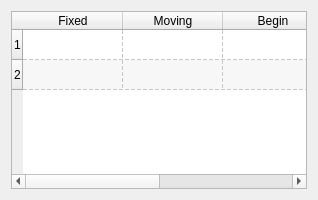
<ui version="4.0" >
 <class>PoleSequenceTableWidget</class>
 <widget class="QWidget" name="PoleSequenceTableWidget" >
  <property name="geometry" >
   <rect>
    <x>0</x>
    <y>0</y>
    <width>318</width>
    <height>200</height>
   </rect>
  </property>
  <property name="windowTitle" >
   <string>Form</string>
  </property>
  <layout class="QGridLayout" >
   <item row="0" column="0" >
    <widget class="QTableWidget" name="table_pole_sequences" >
     <property name="alternatingRowColors" >
      <bool>true</bool>
     </property>
     <property name="selectionMode" >
      <enum>QAbstractItemView::SingleSelection</enum>
     </property>
     <property name="selectionBehavior" >
      <enum>QAbstractItemView::SelectRows</enum>
     </property>
     <property name="gridStyle" >
      <enum>Qt::DashLine</enum>
     </property>
     <property name="rowCount" >
      <number>2</number>
     </property>
     <row/>
     <row/>
     <column>
      <property name="text" >
       <string>Fixed</string>
      </property>
     </column>
     <column>
      <property name="text" >
       <string>Moving</string>
      </property>
     </column>
     <column>
      <property name="text" >
       <string>Begin</string>
      </property>
     </column>
     <column>
      <property name="text" >
       <string>End</string>
      </property>
     </column>
    </widget>
   </item>
  </layout>
 </widget>
 <resources/>
 <connections/>
</ui>
